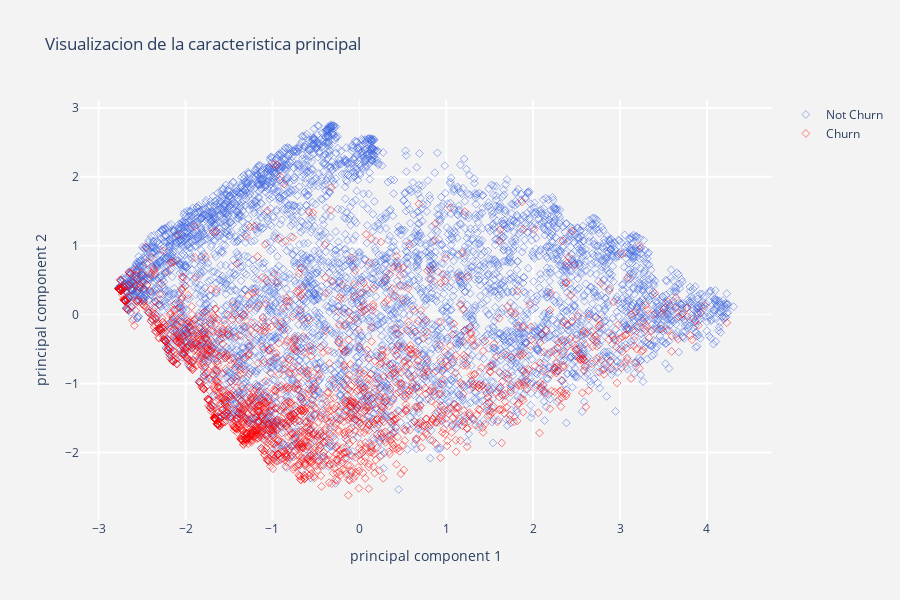

The cell this chart's notebook holds for it:
### Code cell
####PCA 
from sklearn.decomposition import PCA

pca = PCA(n_components = 2)

X = telec[[i for i in telec.columns if i not in Id_col + target_col]]
Y = telec[target_col + Id_col]

principal_components = pca.fit_transform(X)
pca_data = pd.DataFrame(principal_components,columns = ["PC1","PC2"])
pca_data = pca_data.merge(Y,left_index=True,right_index=True,how="left")
pca_data["Churn"] = pca_data["Churn"].replace({1:"Churn",0:"Not Churn"})

def pca_scatter(target,color) :
    tracer = go.Scatter(x = pca_data[pca_data["Churn"] == target]["PC1"] ,
                        y = pca_data[pca_data["Churn"] == target]["PC2"],
                        name = target,mode = "markers",
                        marker = dict(color = color,
                                      line = dict(width = .5),
                                      symbol =  "diamond-open"),
                        text = ("Customer Id : " + 
                                pca_data[pca_data["Churn"] == target]['customerID'])
                       )
    return tracer

layout = go.Layout(dict(title = "Visualizacion de la caracteristica principal",
                        plot_bgcolor  = "rgb(243,243,243)",
                        paper_bgcolor = "rgb(243,243,243)",
                        xaxis = dict(gridcolor = 'rgb(255, 255, 255)',
                                     title = "principal component 1",
                                     zerolinewidth=1,ticklen=5,gridwidth=2),
                        yaxis = dict(gridcolor = 'rgb(255, 255, 255)',
                                     title = "principal component 2",
                                     zerolinewidth=1,ticklen=5,gridwidth=2),
                        height = 600
                       )
                  )
trace1 = pca_scatter("Churn",'red')
trace2 = pca_scatter("Not Churn",'royalblue')
data = [trace2,trace1]
fig = go.Figure(data=data,layout=layout)
py.iplot(fig)

### Figure 1 — Plotly figure (JSON) as saved in the notebook; plotly's stock layout.template omitted (floating-point values rounded to 4 significant figures; data arrays with more than 128 entries replaced by an {"elided": "..."} marker saying what was removed)
{"data": [{"marker": {"color": "royalblue", "line": {"width": 0.5}, "symbol": "diamond-open"}, "mode": "markers", "name": "Not Churn", "text": {"elided": "5163 str values"}, "type": "scatter", "x": {"elided": "5163 float values"}, "y": {"elided": "5163 float values"}}, {"marker": {"color": "red", "line": {"width": 0.5}, "symbol": "diamond-open"}, "mode": "markers", "name": "Churn", "text": {"elided": "1869 str values"}, "type": "scatter", "x": {"elided": "1869 float values"}, "y": {"elided": "1869 float values"}}], "layout": {"height": 600, "paper_bgcolor": "rgb(243,243,243)", "plot_bgcolor": "rgb(243,243,243)", "title": {"text": "Visualizacion de la caracteristica principal"}, "xaxis": {"gridcolor": "rgb(255, 255, 255)", "gridwidth": 2, "ticklen": 5, "title": {"text": "principal component 1"}, "zerolinewidth": 1}, "yaxis": {"gridcolor": "rgb(255, 255, 255)", "gridwidth": 2, "ticklen": 5, "title": {"text": "principal component 2"}, "zerolinewidth": 1}}}
